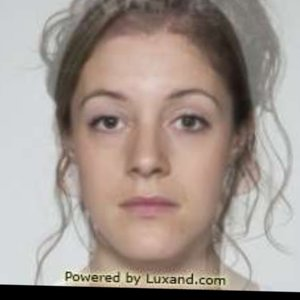
#> input picture manuscript_cvpr2027/families_photos/morph_facemorpher.jpg, 300 x 300 px
$ python -i lapvar.py   (imports and definitions only)   (older library calls are emulated)
#> lines starting #> are read from the running program, lines starting #| are printed output that depends on the picture
"""SM1 rebuild acceptance (amendments A3, A4): Laplacian-variance AUC of an arm's morphs against its genuine class.

Measurement only (no image is written): variance of cv2.Laplacian(grey, CV_64F)
  stored : cv2.imread(IMREAD_GRAYSCALE) of the stored file
  loader : common.ImageItems(...).load(p) (the loader's own PIL bilinear resize to 224), RGB -> grey (cv2.cvtColor)
AUC = P(variance of a morph < variance of a genuine-class image) (lower variance = morph), 2,000 + 2,000 seeded
images per arm (seed 401 composition for d / e); also morph against its own two halves (arm c, 2,000 pairs); size
check (PNG header) of every rebuilt file. Accepted iff AUC <= 0.65 (stored for a..d, loader for e).

  python3 -I lapvar.py [--arms a,b,...] [--n 2000] [--workers 2]
-> RES/lapvar.json
"""
import argparse
import csv
import json
import pathlib
import struct
import sys

import numpy as np

sys.path.insert(0, str(pathlib.Path(__file__).resolve().parent))
import sm1_common as K  # noqa: E402
import sm1_stats as S  # noqa: E402

FL = K.OUT / "flists"
_IT = None


# [6 lines left out: function _init, not called in this run]


def lv(p):
    import cv2
    cv2.setNumThreads(1)
    g = cv2.imread(p, cv2.IMREAD_GRAYSCALE)
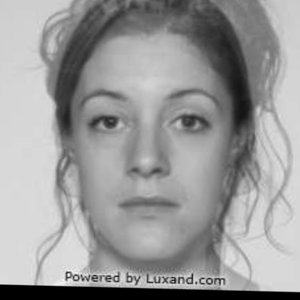
#> g: shape (300, 300); min 0, max 255, mean 153.8
    a = float(cv2.Laplacian(g, cv2.CV_64F).var()) if g is not None else np.nan
#> a = 252.1
#> (the run stopped early here; a loop or call above may not have finished)
